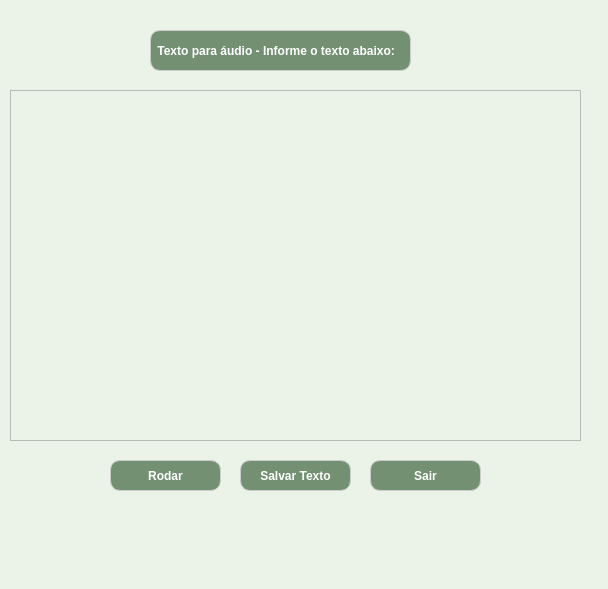
<?xml version="1.0" encoding="UTF-8"?>
<ui version="4.0">
 <class>TextToAudio</class>
 <widget class="QMainWindow" name="TextToAudio">
  <property name="geometry">
   <rect>
    <x>0</x>
    <y>0</y>
    <width>608</width>
    <height>589</height>
   </rect>
  </property>
  <property name="windowTitle">
   <string>MainWindow</string>
  </property>
  <property name="styleSheet">
   <string notr="true">background-color:rgb(235, 243, 232)
</string>
  </property>
  <widget class="QWidget" name="centralwidget">
   <widget class="QTextEdit" name="input_texto">
    <property name="geometry">
     <rect>
      <x>10</x>
      <y>90</y>
      <width>571</width>
      <height>351</height>
     </rect>
    </property>
   </widget>
   <widget class="QLabel" name="label">
    <property name="geometry">
     <rect>
      <x>150</x>
      <y>30</y>
      <width>261</width>
      <height>41</height>
     </rect>
    </property>
    <property name="styleSheet">
     <string notr="true">background-color: rgb(115, 144, 114);
color: white;
font-weight: bold;

border-style: solid;
border-width: 1px;
border-color: #ccc;
border-radius: 10px;</string>
    </property>
    <property name="text">
     <string> Texto para áudio - Informe o texto abaixo:</string>
    </property>
   </widget>
   <widget class="QPushButton" name="btn_rodar">
    <property name="geometry">
     <rect>
      <x>110</x>
      <y>460</y>
      <width>111</width>
      <height>31</height>
     </rect>
    </property>
    <property name="styleSheet">
     <string notr="true">background-color: rgb(115, 144, 114);
color: white;
font-weight: bold;


  border-radius: 10px;
  border-style: solid;
  border-width: 1px;
  border-color: #ccc;
 

</string>
    </property>
    <property name="text">
     <string>Rodar</string>
    </property>
   </widget>
   <widget class="QPushButton" name="btn_save_txt">
    <property name="geometry">
     <rect>
      <x>240</x>
      <y>460</y>
      <width>111</width>
      <height>31</height>
     </rect>
    </property>
    <property name="styleSheet">
     <string notr="true">background-color: rgb(115, 144, 114);
color: white;
font-weight: bold;


  border-radius: 10px;
  border-style: solid;
  border-width: 1px;
  border-color: #ccc;
 

</string>
    </property>
    <property name="text">
     <string>Salvar Texto</string>
    </property>
   </widget>
   <widget class="QPushButton" name="btn_sair">
    <property name="geometry">
     <rect>
      <x>370</x>
      <y>460</y>
      <width>111</width>
      <height>31</height>
     </rect>
    </property>
    <property name="styleSheet">
     <string notr="true">background-color: rgb(115, 144, 114);
color: white;
font-weight: bold;


  border-radius: 10px;
  border-style: solid;
  border-width: 1px;
  border-color: #ccc;
 

</string>
    </property>
    <property name="text">
     <string>Sair</string>
    </property>
   </widget>
  </widget>
  <widget class="QMenuBar" name="menubar">
   <property name="geometry">
    <rect>
     <x>0</x>
     <y>0</y>
     <width>608</width>
     <height>21</height>
    </rect>
   </property>
  </widget>
  <widget class="QStatusBar" name="statusbar"/>
 </widget>
 <resources/>
 <connections>
  <connection>
   <sender>btn_sair</sender>
   <signal>clicked()</signal>
   <receiver>TextToAudio</receiver>
   <slot>close()</slot>
   <hints>
    <hint type="sourcelabel">
     <x>325</x>
     <y>496</y>
    </hint>
    <hint type="destinationlabel">
     <x>298</x>
     <y>374</y>
    </hint>
   </hints>
  </connection>
 </connections>
</ui>
